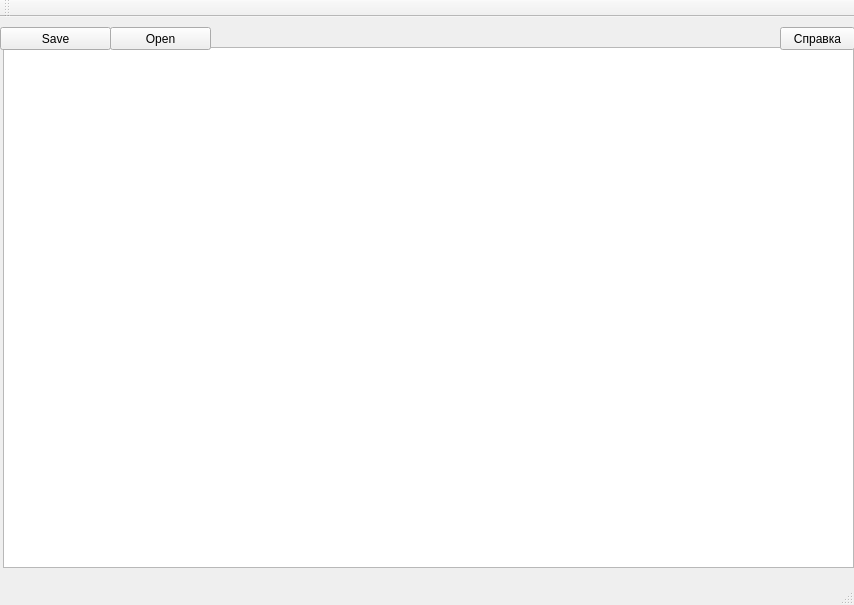
<?xml version="1.0" encoding="UTF-8"?>
<ui version="4.0">
 <class>MainWindow</class>
 <widget class="QMainWindow" name="MainWindow">
  <property name="geometry">
   <rect>
    <x>0</x>
    <y>0</y>
    <width>854</width>
    <height>605</height>
   </rect>
  </property>
  <property name="windowTitle">
   <string>MainWindow</string>
  </property>
  <widget class="QWidget" name="centralWidget">
   <widget class="QTextEdit" name="textEdit">
    <property name="geometry">
     <rect>
      <x>3</x>
      <y>30</y>
      <width>851</width>
      <height>521</height>
     </rect>
    </property>
    <property name="font">
     <font>
      <pointsize>16</pointsize>
     </font>
    </property>
   </widget>
   <widget class="QPushButton" name="pushButton">
    <property name="geometry">
     <rect>
      <x>0</x>
      <y>10</y>
      <width>111</width>
      <height>23</height>
     </rect>
    </property>
    <property name="text">
     <string>Save</string>
    </property>
   </widget>
   <widget class="QPushButton" name="pushButton_2">
    <property name="geometry">
     <rect>
      <x>110</x>
      <y>10</y>
      <width>101</width>
      <height>23</height>
     </rect>
    </property>
    <property name="text">
     <string>Open</string>
    </property>
   </widget>
   <widget class="QPushButton" name="pushButton_3">
    <property name="geometry">
     <rect>
      <x>780</x>
      <y>10</y>
      <width>75</width>
      <height>23</height>
     </rect>
    </property>
    <property name="text">
     <string>Справка</string>
    </property>
   </widget>
  </widget>
  <widget class="QMenuBar" name="menuBar">
   <property name="geometry">
    <rect>
     <x>0</x>
     <y>0</y>
     <width>854</width>
     <height>21</height>
    </rect>
   </property>
  </widget>
  <widget class="QToolBar" name="mainToolBar">
   <attribute name="toolBarArea">
    <enum>TopToolBarArea</enum>
   </attribute>
   <attribute name="toolBarBreak">
    <bool>false</bool>
   </attribute>
  </widget>
  <widget class="QStatusBar" name="statusBar"/>
 </widget>
 <layoutdefault spacing="6" margin="11"/>
 <resources/>
 <connections/>
</ui>
